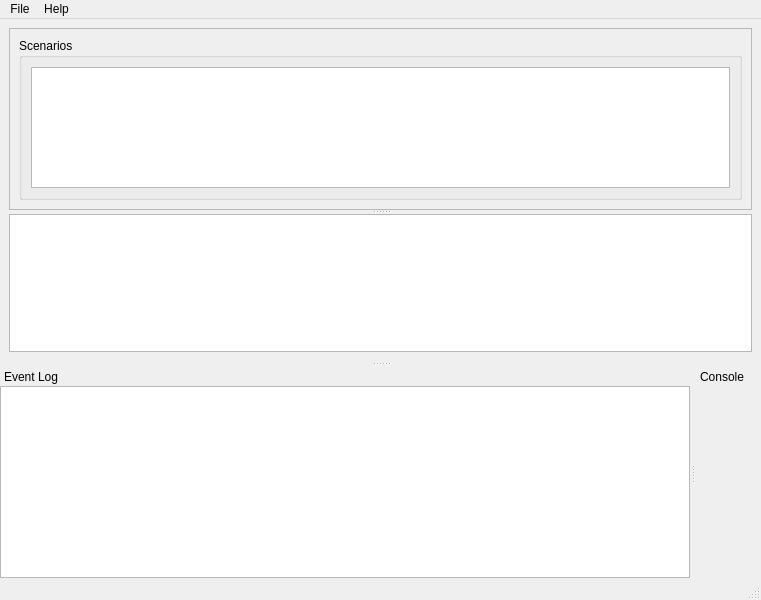
<?xml version="1.0" encoding="UTF-8"?>
<!--
######################################################################################################################
# Copyright (C) 2017-2022 Spine project consortium
# Copyright Spine Toolbox contributors
# This file is part of Spine Toolbox.
# Spine Toolbox is free software: you can redistribute it and\/or modify it under the terms of the GNU Lesser General
# Public License as published by the Free Software Foundation, either version 3 of the License, or (at your option)
# any later version. This program is distributed in the hope that it will be useful, but WITHOUT ANY WARRANTY;
# without even the implied warranty of MERCHANTABILITY or FITNESS FOR A PARTICULAR PURPOSE. See the GNU Lesser General
# Public License for more details. You should have received a copy of the GNU Lesser General Public License along with
# this program. If not, see <http:\/\/www.gnu.org\/licenses\/>.
######################################################################################################################
-->
<ui version="4.0">
 <class>MainWindowLite</class>
 <widget class="QMainWindow" name="MainWindowLite">
  <property name="geometry">
   <rect>
    <x>0</x>
    <y>0</y>
    <width>761</width>
    <height>600</height>
   </rect>
  </property>
  <property name="windowTitle">
   <string>Spine Toolbox [user mode]</string>
  </property>
  <widget class="QWidget" name="centralwidget">
   <layout class="QVBoxLayout" name="verticalLayout_2">
    <item>
     <widget class="QSplitter" name="splitter">
      <property name="orientation">
       <enum>Qt::Orientation::Vertical</enum>
      </property>
      <property name="childrenCollapsible">
       <bool>false</bool>
      </property>
      <widget class="QScrollArea" name="scrollArea">
       <property name="autoFillBackground">
        <bool>false</bool>
       </property>
       <property name="widgetResizable">
        <bool>true</bool>
       </property>
       <widget class="QWidget" name="scrollAreaWidgetContents">
        <property name="geometry">
         <rect>
          <x>0</x>
          <y>0</y>
          <width>741</width>
          <height>169</height>
         </rect>
        </property>
        <layout class="QHBoxLayout" name="horizontalLayout">
         <item>
          <widget class="QGroupBox" name="groupBox">
           <property name="title">
            <string>Scenarios</string>
           </property>
           <layout class="QVBoxLayout" name="verticalLayout_5">
            <item>
             <widget class="QColumnView" name="columnView">
              <property name="minimumSize">
               <size>
                <width>50</width>
                <height>30</height>
               </size>
              </property>
             </widget>
            </item>
           </layout>
          </widget>
         </item>
        </layout>
       </widget>
      </widget>
      <widget class="DesignQGraphicsView" name="graphicsView">
       <property name="renderHints">
        <set>QPainter::RenderHint::Antialiasing|QPainter::RenderHint::TextAntialiasing</set>
       </property>
       <property name="dragMode">
        <enum>QGraphicsView::DragMode::RubberBandDrag</enum>
       </property>
       <property name="transformationAnchor">
        <enum>QGraphicsView::ViewportAnchor::AnchorViewCenter</enum>
       </property>
       <property name="resizeAnchor">
        <enum>QGraphicsView::ViewportAnchor::AnchorUnderMouse</enum>
       </property>
       <property name="viewportUpdateMode">
        <enum>QGraphicsView::ViewportUpdateMode::FullViewportUpdate</enum>
       </property>
       <property name="rubberBandSelectionMode">
        <enum>Qt::ItemSelectionMode::ContainsItemBoundingRect</enum>
       </property>
      </widget>
     </widget>
    </item>
   </layout>
  </widget>
  <widget class="QMenuBar" name="menubar">
   <property name="geometry">
    <rect>
     <x>0</x>
     <y>0</y>
     <width>761</width>
     <height>33</height>
    </rect>
   </property>
   <widget class="QMenu" name="menuFile">
    <property name="title">
     <string>File</string>
    </property>
   </widget>
   <widget class="QMenu" name="menuHelp">
    <property name="title">
     <string>Help</string>
    </property>
   </widget>
   <addaction name="menuFile"/>
   <addaction name="menuHelp"/>
  </widget>
  <widget class="QStatusBar" name="statusbar"/>
  <widget class="QDockWidget" name="dockWidget_event_log">
   <property name="features">
    <set>QDockWidget::DockWidgetFeature::NoDockWidgetFeatures</set>
   </property>
   <property name="allowedAreas">
    <set>Qt::DockWidgetArea::BottomDockWidgetArea</set>
   </property>
   <property name="windowTitle">
    <string>Event Log</string>
   </property>
   <attribute name="dockWidgetArea">
    <number>8</number>
   </attribute>
   <widget class="QWidget" name="dockWidgetContents">
    <layout class="QVBoxLayout" name="verticalLayout_3">
     <property name="leftMargin">
      <number>0</number>
     </property>
     <property name="topMargin">
      <number>0</number>
     </property>
     <property name="rightMargin">
      <number>0</number>
     </property>
     <property name="bottomMargin">
      <number>0</number>
     </property>
     <item>
      <widget class="CustomQTextBrowserLite" name="textBrowser"/>
     </item>
    </layout>
   </widget>
  </widget>
  <widget class="QDockWidget" name="dockWidget_console">
   <property name="features">
    <set>QDockWidget::DockWidgetFeature::NoDockWidgetFeatures</set>
   </property>
   <property name="allowedAreas">
    <set>Qt::DockWidgetArea::BottomDockWidgetArea</set>
   </property>
   <property name="windowTitle">
    <string>Console</string>
   </property>
   <attribute name="dockWidgetArea">
    <number>8</number>
   </attribute>
   <widget class="QWidget" name="dockWidgetContents_2"/>
  </widget>
  <action name="actionSwitch_to_design_mode">
   <property name="icon">
    <iconset resource="resources/resources_icons.qrc">
     <normaloff>:/icons/menu_icons/retweet.svg</normaloff>:/icons/menu_icons/retweet.svg</iconset>
   </property>
   <property name="text">
    <string>Switch to design mode</string>
   </property>
   <property name="toolTip">
    <string>Switch to design mode</string>
   </property>
   <property name="shortcut">
    <string>§</string>
   </property>
  </action>
  <action name="actionExecute_group">
   <property name="icon">
    <iconset resource="resources/resources_icons.qrc">
     <normaloff>:/icons/menu_icons/play-circle-regular.svg</normaloff>:/icons/menu_icons/play-circle-regular.svg</iconset>
   </property>
   <property name="text">
    <string>Execute group</string>
   </property>
   <property name="menuRole">
    <enum>QAction::MenuRole::NoRole</enum>
   </property>
  </action>
  <action name="actionStop">
   <property name="icon">
    <iconset resource="resources/resources_icons.qrc">
     <normaloff>:/icons/menu_icons/stop-circle-regular.svg</normaloff>:/icons/menu_icons/stop-circle-regular.svg</iconset>
   </property>
   <property name="text">
    <string>Stop</string>
   </property>
   <property name="menuRole">
    <enum>QAction::MenuRole::NoRole</enum>
   </property>
  </action>
  <action name="actionShow_event_log">
   <property name="icon">
    <iconset resource="resources/resources_icons.qrc">
     <normaloff>:/icons/menu_icons/edit.svg</normaloff>:/icons/menu_icons/edit.svg</iconset>
   </property>
   <property name="text">
    <string>Show event log</string>
   </property>
   <property name="toolTip">
    <string>Show event log</string>
   </property>
   <property name="menuRole">
    <enum>QAction::MenuRole::NoRole</enum>
   </property>
  </action>
  <action name="actionShow_console">
   <property name="icon">
    <iconset resource="resources/resources_icons.qrc">
     <normaloff>:/icons/menu_icons/terminal.svg</normaloff>:/icons/menu_icons/terminal.svg</iconset>
   </property>
   <property name="text">
    <string>Show console</string>
   </property>
   <property name="toolTip">
    <string>Show console</string>
   </property>
   <property name="menuRole">
    <enum>QAction::MenuRole::NoRole</enum>
   </property>
  </action>
 </widget>
 <customwidgets>
  <customwidget>
   <class>DesignQGraphicsView</class>
   <extends>QGraphicsView</extends>
   <header>spinetoolbox/widgets/custom_qgraphicsviews.h</header>
  </customwidget>
  <customwidget>
   <class>CustomQTextBrowserLite</class>
   <extends>QTextBrowser</extends>
   <header>spinetoolbox/widgets/custom_qtextbrowser.h</header>
  </customwidget>
 </customwidgets>
 <resources>
  <include location="resources/resources_icons.qrc"/>
 </resources>
 <connections/>
</ui>
